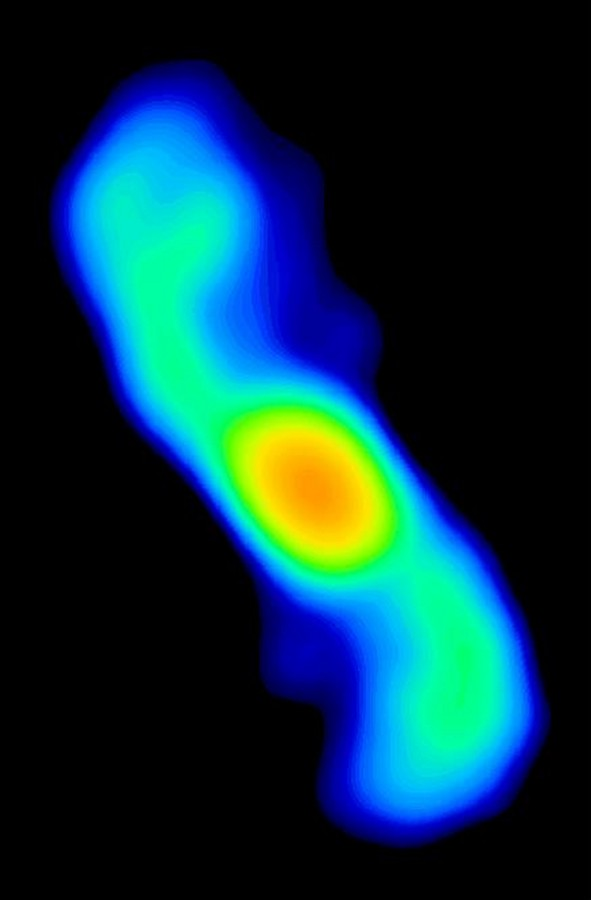
#> input picture example_k335.jpg, 591 x 900 px
$ python dronelp.py example_k335.jpg   (Python 2 division)   (older library calls are emulated)
#> lines starting #> are read from the running program, lines starting #| are printed output that depends on the picture; long printed decimals are rounded
#!/usr/bin/env python

"""
Creates a 'score' for a drone to fly based on the image contours,
prints it to stdout.
"""

from optparse import OptionParser
from skimage import data, measure, io
from matplotlib import pyplot
import numpy
import csv


# Constants - defaults.
DEFAULT_OPTS = {
    'approxX': 10,
    'approxY': 10,
    'cotourLevel': 0.8,
    'pointsNum': 200
    }

MESSAGES = {
    'fileNotFound': {
        'type': 'error',
        'message': 'File not found'
        },
    'fileNotSpecified': {
        'type': 'error',
        'message': 'Please, specify the file!'
        },
    'contoursExported': {
        'type': 'ok',
        'message': 'points exported to file'
        }
    }

class Message():
    def __init__(self, code=None):
        self.code = code

    # [8 lines left out: function get_message, not called in this run]

class ImageContours():
    def __init__(self, img=None):
        self.img = img
        try:
            self.imgfile = io.imread(self.img, as_grey=True)
        except:
            self.imgfile = None
        self.msg = Message()
        self.contours = None
        self.z_scale = 1

    def build_contours(self, **kwargs):
        """
        Build contours with given options.
        **kwargs are:
        approxX - Approximate X value (1..20), default 10;
        approxY - Approximate Y value (1..20), default 10;
        cotourLevel - Contour level (0.1..1.0), default 0.8;
        pointsNum - Minimum number of points in the contour, default 200.
        """
        if self.imgfile is None:
            return self.msg.get_message('fileNotSpecified')

        self.approxX = float(kwargs.get('approxX', DEFAULT_OPTS['approxX']))
        self.approxY = float(kwargs.get('approxY', DEFAULT_OPTS['approxY']))
        self.pointsNum = int(kwargs.get('pointsNum', DEFAULT_OPTS['pointsNum']))
        self.cotourLevel = float(kwargs.get('cotourLevel',
                                            DEFAULT_OPTS['cotourLevel']))

        # Construct data.
        x, y = self.approxX, self.approxY

        # Find contours at a given level.
        contours = measure.find_contours(self.imgfile, self.cotourLevel)

        # Filling Z.
        # Unroll contours to get max and min values.
        contours_that_count = [c for c in contours if len(c) >= self.pointsNum]
        unrolled = []
        for c in contours_that_count[0]:
            unrolled += c.tolist()
        lo, hi = int(numpy.floor(min(unrolled))), int(numpy.ceil(max(unrolled)))
        z_distrib = numpy.random.uniform(lo, hi, len(contours_that_count))
        z_distrib = z_distrib.astype(numpy.int64).tolist()
        z_distrib.sort()

        # Save z_scale for future scaling (take successive numbers
        # from disptrib, because hi - lo gives too big scale factor).
        self.z_scale = z_distrib[1] - z_distrib[0]

        # The more dots in a contour, the closer it to the ground.
        contours_len = sorted([len(c) for c in contours_that_count])
        contours_len.reverse()

        # Create array for new contours.
        new = numpy.zeros((1, 3), dtype=int)

        for n, contour in enumerate(contours_that_count):
            cont = contour.astype(numpy.int64)
            curr = numpy.zeros((1, 2), dtype=int)[0]
            try:
                valZ = z_distrib[contours_len.index(len(contour))]
            except:
                valZ = 0
            # Approximate contours ("First order approx").
            for point in cont:
                if numpy.any(numpy.greater(numpy.abs(curr - point), [x, y])):
                    # Add a point to contour, inject Z value
                    new = numpy.append(new,
                                       [[point[0], point[1], int(valZ)]],
                                       axis=0)
                    # Update current point for comparisson.
                    curr = point

        # Remove first row [0, 0]
        new = new[1:]

        # Update self.contours.
        self.contours = new

        return self.contours

    # [41 lines left out: functions plot_contours, export_csv, not called in this run]

    def build_instructions(self, **kwargs):
        """
        Creates instructions for flying drone
        amnd saves it to the `score` list of dicts.
        """
        if self.contours is None:
            self.build_contours()

        # Initial instructions.
        score = [
            (1, 'action', 'takeoff'), # Take off.
            (3, 'speed', 0.3), # Give it 2sec to stabilize, increase speed.
            (3.10000, 'action', 'move_up'),
            (4.0000, 'action', 'hover')
            ]

        time_scale = self.approxX + self.approxY
        timemark = 4.0

        contours = self.contours.copy()
        contours = contours.tolist()
        vec_curr = numpy.asarray(contours.pop(0))
        while len(contours) > 0:
            vec_next = numpy.asarray(contours.pop(0))

            xc, yc, zc = vec_curr
            x, y, z = vec_next
            _x = x - xc
            _y = y - yc
            _z = z - zc

            # Height change (with scaling depending on z scale).
            if _z != 0:
                if _z > 0:
                    action = 'move_up'
                elif _z < 0:
                    action = 'move_down'
                score.append(tuple((timemark, 'action', 'hover')))
                timemark += 0.8
                score.append(tuple((timemark, 'action', action)))
                timemark += (_z / self.z_scale)
                score.append(tuple((timemark, 'action', 'hover')))
                timemark += 0.8

            # Direction change.
            # Applying "second order approximation" here:
            # ignore if the change is too small.
            turn = min(abs(_x), abs(_y))
            if turn <= 10:
                continue
            if turn == abs(_x):
                action = 'turn_left'
            else:
                action = 'turn_right'
            score.append(tuple((timemark, 'action', action)))
            timemark += (turn / time_scale)

            # Fly forward.
            fly = numpy.absolute(numpy.linalg.norm(vec_next - vec_curr))
            score.append(tuple((timemark, 'action', 'move_forward')))
            timemark += (fly / time_scale)

            vec_curr = vec_next.copy()

        # Final instructions.
        score.append(tuple((timemark + 1, 'action', 'hover')))
        score.append(tuple((timemark + 2, 'action', 'land')))

        for act in score:
            print "\t(%.5f, '%s', '%s')," % act

        return score


def main(opts, args):
    if args:
        filename = args[0].strip()
    else:
        print "Please, specify filename (should be JPG file)."
        return

    try:
        kwargs = dict((k, getattr(opts, k)) for k in DEFAULT_OPTS.keys())
    except:
        return Message().get_message('fileNotSpecified')

    img = ImageContours(filename)
#> in __init__, `self.imgfile = io.imread(self.img, as_grey=True)`:
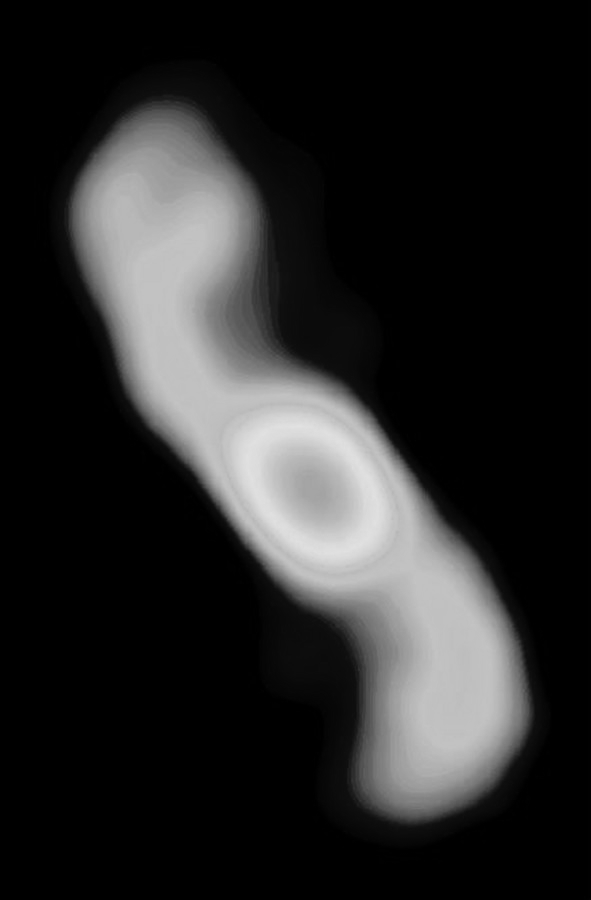
#> self.imgfile: shape (900, 591) float64; min 0, max 0.889, mean 0.157
    contours = img.build_contours(**kwargs)
#> in build_contours, `contours = measure.find_contours(self.imgfile, self.cotourLevel)`: contours = 3 point arrays, longest 637 points
#> in build_contours, `contours_that_count = [c for c in contours if len(c) >= self.pointsNum]`: contours_that_count = 2 point arrays, longest 637 points
#> the loop in build_contours, `for c in contours_that_count[0]:` made 637 passes
#> c on passes 6 to 8: [565, 333.4], [564.9, 333], [564.7, 332]
#> after the loop in build_contours, `for c in contours_that_count[0]:`: unrolled = 1274 values, max 565.2 at index 8, min 231.3 at index 443, mean 399.1
#> in build_contours, `lo, hi = int(numpy.floor(min(unrolled))), int(numpy.ceil(max(unrolled)))`: lo = 231; hi = 566
#> in build_contours, `z_distrib = numpy.random.uniform(lo, hi, len(contours_that_count))`: z_distrib = [414.9, 470.6]
#> in build_contours, `z_distrib = z_distrib.astype(numpy.int64).tolist()`: z_distrib = [414, 470]
#> in build_contours, `self.z_scale = z_distrib[1] - z_distrib[0]`: self.z_scale = 56
#> in build_contours, `contours_len = sorted([len(c) for c in contours_that_count])`: contours_len = [377, 637]
#> the loop in build_contours, `for n, contour in enumerate(contours_that_count):` made 2 passes
#> valZ on passes 1 to 2: 414, 470
#> after the loop in build_contours, `for n, contour in enumerate(contours_that_count):`: new = 65 rows, first 8: [0, 0, 0], [565, 338, 414], [564, 327, 414], [562, 316, 414], [558, 305, 414], [552, 294, 414], [544, 283, 414], [533, 274, 414]
#> in build_contours, `new = new[1:]`: new = 64 rows, first 8: [565, 338, 414], [564, 327, 414], [562, 316, 414], [558, 305, 414], [552, 294, 414], [544, 283, 414], [533, 274, 414], [522, 264, 414]
#> in build_contours, `self.contours = new`: self.contours has the same summary as new
#> contours has the same summary as new in build_contours
    score = img.build_instructions()
#> in build_instructions, `contours = self.contours.copy()`: contours has the same summary as new in build_contours
#> in build_instructions, `contours = contours.tolist()`: contours = 64 items, first 6: [565, 338, 414], [564, 327, 414], [562, 316, 414], [558, 305, 414], [552, 294, 414], [544, 283, 414]
#> in build_instructions, `vec_curr = numpy.asarray(contours.pop(0))`: vec_curr = [565, 338, 414]
#> the loop in build_instructions, `while len(contours) > 0:` made 63 passes
#> (xc, yc, zc, x, y, z, turn, action) on passes 4, 6, 8, 10, 13, 16, 18, 24, 26, 28, 31, 36: (565, 338, 414, 552, 294, 414, 13, 'turn_left'), (552, 294, 414, 533, 274, 414, 19, 'turn_left'), (533, 274, 414, 511, 255, 414, 19, 'turn_right'), (511, 255, 414, 489, 242, 414, 13, 'turn_right'), (489, 242, 414, 456, 231, 414, 11, 'turn_right'), (456, 231, 414, 425, 245, 414, 14, 'turn_right'), (425, 245, 414, 414, 267, 414, 11, 'turn_left'), (414, 267, 414, 425, 333, 414, 11, 'turn_left'), (425, 333, 414, 443, 354, 414, 18, 'turn_left'), (443, 354, 414, 465, 372, 414, 18, 'turn_right'), (465, 372, 414, 498, 386, 414, 14, 'turn_right'), (498, 386, 414, 553, 371, 414, 15, 'turn_right')
#> (xc, yc, zc, x, y, z, action, timemark) on pass 41: (565, 338, 414, 526, 349, 470, 'turn_right', 46.23)
#> after the loop in build_instructions, `while len(contours) > 0:`: score = 46 items, first 6: (1, 'action', 'takeoff'), (3, 'speed', 0.3), (3.1, 'action', 'move_up'), (4, 'action', 'hover'), (4, 'action', 'turn_left'), (4.65, 'action', 'move_forward'); timemark = 60.23
#> the loop in build_instructions, `for act in score:` made 48 passes
#> act on passes 1 to 12: (1, 'action', 'takeoff'), (3, 'speed', 0.3), (3.1, 'action', 'move_up'), (4, 'action', 'hover'), (4, 'action', 'turn_left'), (4.65, 'action', 'move_forward'), (6.94, 'action', 'turn_left'), (7.89, 'action', 'move_forward'), (9.27, 'action', 'turn_right'), (10.22, 'action', 'move_forward'), (11.68, 'action', 'turn_right'), (12.33, 'action', 'move_forward')
#| 	(1.000, 'action', 'takeoff'),
#| 	(3.000, 'speed', '0.3'),
#| 	(3.100, 'action', 'move_up'),
#| 	(4.000, 'action', 'hover'),
#| 	(4.000, 'action', 'turn_left'),
#| 	(4.650, 'action', 'move_forward'),
#| 	(6.944, 'action', 'turn_left'),
#| 	(7.894, 'action', 'move_forward'),
#> (further printed lines are left out)
#> score = 48 items, first 6: (1, 'action', 'takeoff'), (3, 'speed', 0.3), (3.1, 'action', 'move_up'), (4, 'action', 'hover'), (4, 'action', 'turn_left'), (4.65, 'action', 'move_forward')

    # Export contours to CSV file.
    if opts.csv:
        print img.export_csv()

    # Plot obtained contours.
    if opts.plot:
        img.plot_contours()

    print 'Done'

if __name__ == '__main__':
    # Process command line options, start the process, report on the results.
    cmdparser = OptionParser(usage="usage: python %prog [Options] image.jpg")
    cmdparser.add_option('-l', '--level',
                         action='store', dest='cotourLevel',
                         default=DEFAULT_OPTS.get('cotourLevel', 0.8),
                         help= 'Contour level (0.1..1.0), default %s' %\
        DEFAULT_OPTS.get('cotourLevel', 0.8))
    cmdparser.add_option('-x', '--approxx',
                         action='store', dest='approxX',
                         default=DEFAULT_OPTS.get('approxX', 10),
                         help='Approximate X value (1..20), default %s' %\
        DEFAULT_OPTS.get('approxX', 10))
    cmdparser.add_option('-y', '--approxy',
                         action='store', dest='approxY',
                         default=DEFAULT_OPTS.get('approxY', 10),
                         help='Approximate Y value (1..20), default %s' %\
        DEFAULT_OPTS.get('approxY', 10))
    cmdparser.add_option('-p', '--points',
                         action='store', dest='pointsNum',
                         default=DEFAULT_OPTS.get('pointsNum', 200),
                         help= 'Minimum number of points in the contour, default %s' %\
        DEFAULT_OPTS.get('pointsNum', 200))
    cmdparser.add_option('-c', '--csv',
                         action='store_true', dest='csv', default=False,
                         help= 'Export to CSV file')
    cmdparser.add_option('-t', '--plot',
                         action='store_true', dest='plot', default=False,
                         help= 'Plot contours')

    opts, args = cmdparser.parse_args()
    main(opts, args)
